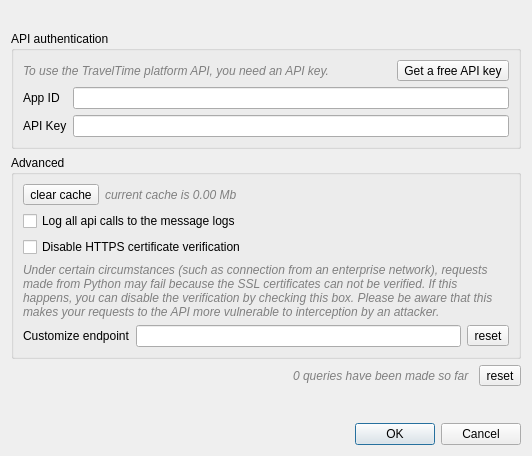
<?xml version="1.0" encoding="UTF-8"?>
<ui version="4.0">
 <class>ConfigDialog</class>
 <widget class="QDialog" name="ConfigDialog">
  <property name="geometry">
   <rect>
    <x>0</x>
    <y>0</y>
    <width>532</width>
    <height>456</height>
   </rect>
  </property>
  <property name="windowTitle">
   <string>TravelTime platform Plugin Configuration</string>
  </property>
  <layout class="QVBoxLayout" name="verticalLayout">
   <item>
    <widget class="QLabel" name="label">
     <property name="text">
      <string/>
     </property>
     <property name="pixmap">
      <pixmap>../resources/TravelTime_logo_graytext.svg</pixmap>
     </property>
    </widget>
   </item>
   <item>
    <widget class="QGroupBox" name="groupBox">
     <property name="title">
      <string>API authentication</string>
     </property>
     <layout class="QFormLayout" name="formLayout_2">
      <item row="0" column="0" colspan="2">
       <layout class="QHBoxLayout" name="horizontalLayout">
        <item>
         <widget class="QLabel" name="label_4">
          <property name="styleSheet">
           <string notr="true">font-style:italic;color:gray;</string>
          </property>
          <property name="text">
           <string>To use the TravelTime platform API, you need an API key.</string>
          </property>
          <property name="textFormat">
           <enum>Qt::PlainText</enum>
          </property>
          <property name="wordWrap">
           <bool>true</bool>
          </property>
         </widget>
        </item>
        <item>
         <widget class="QToolButton" name="getKeyButton">
          <property name="text">
           <string>Get a free API key</string>
          </property>
         </widget>
        </item>
       </layout>
      </item>
      <item row="1" column="0">
       <widget class="QLabel" name="label_2">
        <property name="text">
         <string>App ID</string>
        </property>
       </widget>
      </item>
      <item row="1" column="1">
       <widget class="QLineEdit" name="appIDLineEdit"/>
      </item>
      <item row="2" column="0">
       <widget class="QLabel" name="label_3">
        <property name="text">
         <string>API Key</string>
        </property>
       </widget>
      </item>
      <item row="2" column="1">
       <widget class="QgsPasswordLineEdit" name="apiKeyLineEdit"/>
      </item>
     </layout>
    </widget>
   </item>
   <item>
    <widget class="QGroupBox" name="groupBox_2">
     <property name="title">
      <string>Advanced</string>
     </property>
     <layout class="QVBoxLayout" name="verticalLayout_2">
      <item>
       <layout class="QHBoxLayout" name="horizontalLayout_2">
        <item>
         <widget class="QToolButton" name="clearCacheButton">
          <property name="text">
           <string>clear cache</string>
          </property>
         </widget>
        </item>
        <item>
         <widget class="QLabel" name="cacheLabel">
          <property name="styleSheet">
           <string notr="true">background-color: rgba(255,255,255,0); font-style:italic;color:gray;</string>
          </property>
          <property name="text">
           <string>current cache is 0.00 Mb</string>
          </property>
         </widget>
        </item>
       </layout>
      </item>
      <item>
       <widget class="QCheckBox" name="logCallsCheckBox">
        <property name="text">
         <string>Log all api calls to the message logs</string>
        </property>
       </widget>
      </item>
      <item>
       <widget class="QCheckBox" name="disableHttpsCheckBox">
        <property name="text">
         <string>Disable HTTPS certificate verification</string>
        </property>
       </widget>
      </item>
      <item>
       <widget class="QLabel" name="label_7">
        <property name="styleSheet">
         <string notr="true">font-style:italic;color:gray;</string>
        </property>
        <property name="text">
         <string>Under certain circumstances (such as connection from an enterprise network), requests made from Python may fail because the SSL certificates can not be verified. If this happens, you can disable the verification by checking this box. Please be aware that this makes your requests to the API more vulnerable to interception by an attacker.</string>
        </property>
        <property name="wordWrap">
         <bool>true</bool>
        </property>
       </widget>
      </item>
      <item>
       <layout class="QHBoxLayout" name="horizontalLayout_4">
        <item>
         <widget class="QLabel" name="label_5">
          <property name="text">
           <string>Customize endpoint</string>
          </property>
         </widget>
        </item>
        <item>
         <widget class="QLineEdit" name="endpointLineEdit"/>
        </item>
        <item>
         <widget class="QToolButton" name="endpointResetButton">
          <property name="text">
           <string>reset</string>
          </property>
         </widget>
        </item>
       </layout>
      </item>
     </layout>
    </widget>
   </item>
   <item>
    <layout class="QHBoxLayout" name="horizontalLayout_3">
     <item>
      <widget class="QSpinBox" name="countSpinBox">
       <property name="styleSheet">
        <string notr="true">background-color: rgba(255,255,255,0); font-style:italic;color:gray;</string>
       </property>
       <property name="frame">
        <bool>false</bool>
       </property>
       <property name="alignment">
        <set>Qt::AlignRight|Qt::AlignTrailing|Qt::AlignVCenter</set>
       </property>
       <property name="readOnly">
        <bool>true</bool>
       </property>
       <property name="buttonSymbols">
        <enum>QAbstractSpinBox::NoButtons</enum>
       </property>
       <property name="suffix">
        <string> queries have been made so far</string>
       </property>
      </widget>
     </item>
     <item>
      <widget class="QToolButton" name="countResetButton">
       <property name="text">
        <string>reset</string>
       </property>
      </widget>
     </item>
    </layout>
   </item>
   <item>
    <spacer name="verticalSpacer">
     <property name="orientation">
      <enum>Qt::Vertical</enum>
     </property>
     <property name="sizeHint" stdset="0">
      <size>
       <width>20</width>
       <height>40</height>
      </size>
     </property>
    </spacer>
   </item>
   <item>
    <widget class="QDialogButtonBox" name="buttonBox">
     <property name="orientation">
      <enum>Qt::Horizontal</enum>
     </property>
     <property name="standardButtons">
      <set>QDialogButtonBox::Cancel|QDialogButtonBox::Ok</set>
     </property>
    </widget>
   </item>
  </layout>
 </widget>
 <customwidgets>
  <customwidget>
   <class>QgsPasswordLineEdit</class>
   <extends>QLineEdit</extends>
   <header>qgspasswordlineedit.h</header>
  </customwidget>
 </customwidgets>
 <resources/>
 <connections>
  <connection>
   <sender>buttonBox</sender>
   <signal>accepted()</signal>
   <receiver>ConfigDialog</receiver>
   <slot>accept()</slot>
   <hints>
    <hint type="sourcelabel">
     <x>248</x>
     <y>254</y>
    </hint>
    <hint type="destinationlabel">
     <x>157</x>
     <y>274</y>
    </hint>
   </hints>
  </connection>
  <connection>
   <sender>buttonBox</sender>
   <signal>rejected()</signal>
   <receiver>ConfigDialog</receiver>
   <slot>reject()</slot>
   <hints>
    <hint type="sourcelabel">
     <x>316</x>
     <y>260</y>
    </hint>
    <hint type="destinationlabel">
     <x>286</x>
     <y>274</y>
    </hint>
   </hints>
  </connection>
 </connections>
</ui>
